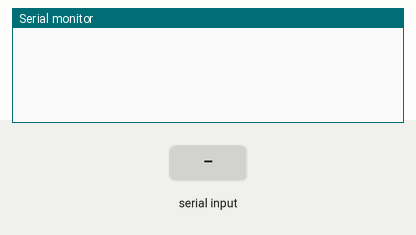
This sketch was run on a simulated Arduino Uno, built with avr-gcc and run on an emulated ATmega328P. Shown: the last lines printed to the serial monitor. The inputs (shaded band) are chosen by the test bench.

Above: at 1.2 s.
1.3 s: "1" received over the second serial link
At 2.1 s:
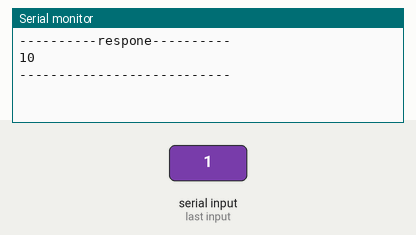
2.8 s: "0" received over the second serial link
At 3.3 s:
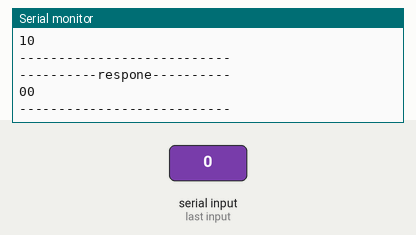

Measured:
- after the input at 1.3 s, the serial monitor: prints a new line at once (image 1)
- after the input at 2.8 s, the serial monitor: prints a new line at once (image 2)

The sketch:

Terminal_test_SIM_module.ino
```cpp
//Serial Relay - Arduino will patch a
//serial link between the computer and the GPRS Shield
//at 19200 bps 8-N-1
//Computer is connected to Hardware UART
//GPRS Shield is connected to the Software UART
#include <SoftwareSerial.h>
SoftwareSerial GPRS(10, 11);
unsigned char buff[64]; // buff array for data recieve over serial port
int count=0;     // counter for buff array
void setup()
{
 GPRS.begin(19200);               // the GPRS baud rate
 Serial.begin(19200);             // the Serial port of Arduino baud rate.
}
void loop()
{
 if (GPRS.available())              // if date is comming from softwareserial port ==> data is comming from gprs shield
 {
   while(GPRS.available())          // reading data into char array
   {
     buff[count++]=GPRS.read();     // writing data into array
     if(count == 64)break;
    }
    Serial.println("----------respone----------");
   Serial.write(buff,count);            // if no data transmission ends, write buff to hardware serial port
   Serial.println(buff[1]);
   Serial.println("---------------------------");
   clearbuffArray();              // call clearbuffArray function to clear the storaged data from the array
   count = 0;                       // set counter of while loop to zero
 }
 if (Serial.available())            // if data is available on hardwareserial port ==> data is comming from PC or notebook
   GPRS.write(Serial.read());       // write it to the GPRS shield
}
void clearbuffArray()              // function to clear buff array
{
 for (int i=0; i<count;i++)
   { buff[i]=NULL;}                  // clear all index of array with command NULL
}
```
